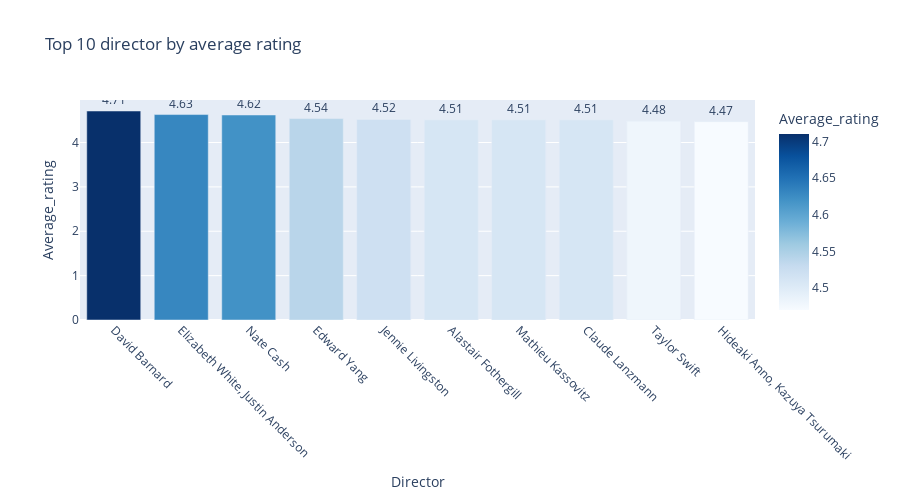

This figure's notebook cell:
### Code cell
## Top 10 Directors by Average Rating	
fig= px.bar(
    Top10_directors, x= 'Director', y= 'Average_rating', 
    title = 'Top 10 director by average rating', 
    color='Average_rating', text= 'Average_rating', color_continuous_scale='Blues')
fig.update_traces(texttemplate='%{text:.2f}', textposition='outside')
fig.update_layout(xaxis_tickangle=45, width=900, height=500)
fig

### Figure 1 — Plotly figure (JSON) as saved in the notebook; plotly's stock layout.template omitted (floating-point values rounded to 4 significant figures)
{"data": [{"hovertemplate": "Director=%{x}<br>Average_rating=%{marker.color}<extra></extra>", "legendgroup": "", "marker": {"color": [4.71, 4.63, 4.62, 4.54, 4.52, 4.51, 4.51, 4.51, 4.48, 4.47], "coloraxis": "coloraxis", "pattern": {"shape": ""}}, "name": "", "orientation": "v", "showlegend": false, "text": [4.71, 4.63, 4.62, 4.54, 4.52, 4.51, 4.51, 4.51, 4.48, 4.47], "textposition": "outside", "texttemplate": "%{text:.2f}", "type": "bar", "x": ["David Barnard", "Elizabeth White, Justin Anderson", "Nate Cash", "Edward Yang", "Jennie Livingston", "Alastair Fothergill", "Mathieu Kassovitz", "Claude Lanzmann", "Taylor Swift", "Hideaki Anno, Kazuya Tsurumaki"], "xaxis": "x", "y": [4.71, 4.63, 4.62, 4.54, 4.52, 4.51, 4.51, 4.51, 4.48, 4.47], "yaxis": "y"}], "layout": {"barmode": "relative", "coloraxis": {"colorbar": {"title": {"text": "Average_rating"}}, "colorscale": [[0, "rgb(247,251,255)"], [0.125, "rgb(222,235,247)"], [0.25, "rgb(198,219,239)"], [0.375, "rgb(158,202,225)"], [0.5, "rgb(107,174,214)"], [0.625, "rgb(66,146,198)"], [0.75, "rgb(33,113,181)"], [0.875, "rgb(8,81,156)"], [1, "rgb(8,48,107)"]]}, "height": 500, "legend": {"tracegroupgap": 0}, "title": {"text": "Top 10 director by average rating"}, "width": 900, "xaxis": {"anchor": "y", "domain": [0, 1], "tickangle": 45, "title": {"text": "Director"}}, "yaxis": {"anchor": "x", "domain": [0, 1], "title": {"text": "Average_rating"}}}}
